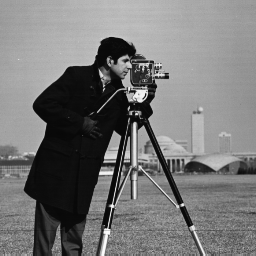
%> input picture Lab 3. Image filtering, edge detection, and object detection/BE3_materials/cameraman.png, 256 x 256 px
$ octave Lab3_part2_TRAN.m   (GNU Octave 9; MATLAB toolbox functions it lacks are replaced by stand-ins)
%> lines starting %> are read from the running program, lines starting %| are printed output that depends on the picture; in (x1, y1, x2, y2) boxes, pixels count from 0 and x2, y2 are one past the last pixel; in counts of white or black regions, pixels touching at a corner belong together; the program's own positions count from 1
%% Lab 3 - Tran Gia Quoc Bao (part 2)

%% Default commands
close all;
clear all;
clc;

%% Edge detection

% horizontal = imfilter with sobel,
% vertical = sobel inverse
% grad = sqrt(h ^ 2 + v ^2 )

FilterSobel = fspecial('sobel');

ICamera = double(imread('cameraman.png'))/255;
%> ICamera: size 256x256 double; min 0.0275, max 0.992, mean 0.466
IBaboon = double(imread('baboon.tif'))/255;
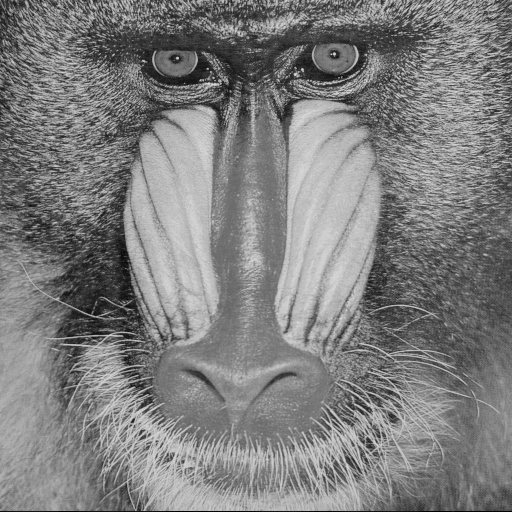
%> input picture Lab 3. Image filtering, edge detection, and object detection/BE3_materials/baboon.tif, 512 x 512 px
%> IBaboon: size 512x512 double; min 0, max 0.875, mean 0.496
ICafe = double(imread('cafe.tif'))/255;
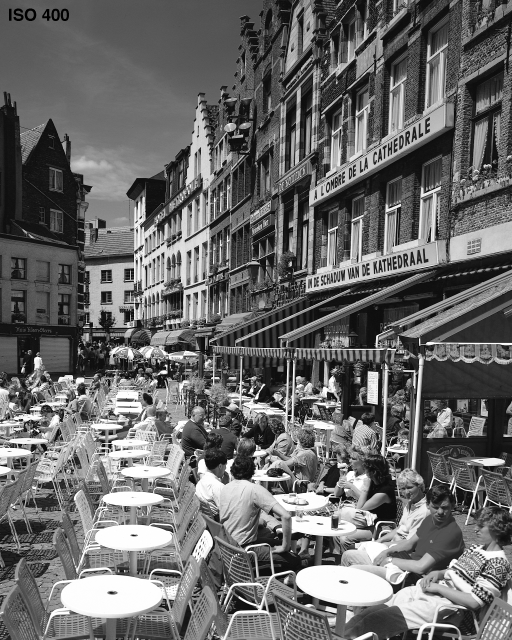
%> input picture Lab 3. Image filtering, edge detection, and object detection/BE3_materials/cafe.tif, 512 x 640 px
%> ICafe: size 640x512 double; min 0, max 1, mean 0.413

ICameraHorizontal = imfilter(ICamera, FilterSobel);
IBaboonHorizontal = imfilter(IBaboon, FilterSobel);
ICafeHorizontal = imfilter(ICafe, FilterSobel);

figure();
subplot(231);
imshow(ICamera);
title('The cameraman image');
subplot(232);
imshow(IBaboon);
title('The baboon image');
subplot(233);
imshow(ICafe);
title('The cafe image');
subplot(234);
imshow(ICameraHorizontal);
title('The corresponding horizontal edge');
subplot(235);
imshow(IBaboonHorizontal);
title('The corresponding horizontal edge');
subplot(236);
imshow(ICafeHorizontal);
title('The corresponding horizontal edge');

ICameraVertical = imfilter(ICamera, FilterSobel');
IBaboonVertical = imfilter(IBaboon, FilterSobel');
ICafeVertical = imfilter(ICafe, FilterSobel');

figure();
subplot(231);
imshow(ICamera);
title('The cameraman image');
subplot(232);
imshow(IBaboon);
title('The baboon image');
subplot(233);
imshow(ICafe);
title('The cafe image');
subplot(234);
imshow(ICameraVertical);
title('The corresponding vertical edge');
subplot(235);
imshow(IBaboonVertical);
title('The corresponding vertical edge');
subplot(236);
imshow(ICafeVertical);
title('The corresponding vertical edge');

ICameraGrad = sqrt(ICameraHorizontal.^2 + ICameraVertical.^2);
IBaboonGrad = sqrt(IBaboonHorizontal.^2 + IBaboonVertical.^2);
ICafeGrad = sqrt(ICafeHorizontal.^2 + ICafeVertical.^2);

figure();
subplot(231);
imshow(ICamera);
title('The cameraman image');
subplot(232);
imshow(IBaboon);
title('The baboon image');
subplot(233);
imshow(ICafe);
title('The cafe image');
subplot(234);
imshow(ICameraGrad);
title('The corresponding gradient magnitude');
subplot(235);
imshow(IBaboonGrad);
title('The corresponding gradient magnitude');
subplot(236);
imshow(ICafeGrad);
title('The corresponding gradient magnitude');

%% Object detection by phase correlation
% cau cuoi: tinh dft (shift), lay lien hop r theo cong thuc lam, cuoi cung
% shift roi idft

ITokens = double(imread('tokens.tif'))/255;
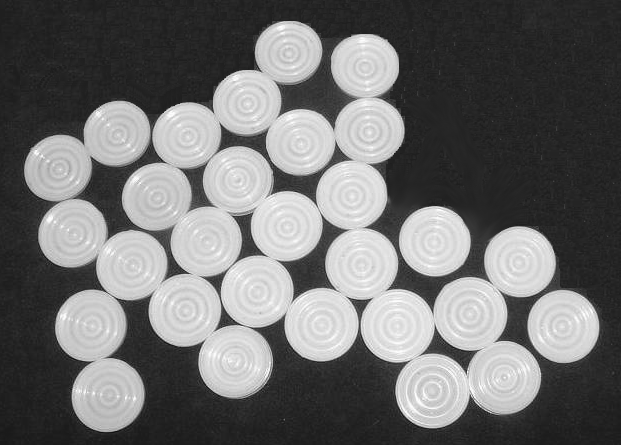
%> input picture Lab 3. Image filtering, edge detection, and object detection/BE3_materials/tokens.tif, 621 x 445 px
%> ITokens: size 445x621 double; min 0.051, max 0.996, mean 0.432

% Simulate disc
[x, y] = meshgrid(0:620, 0:444);
r = 32;
IDisc = (sqrt((x).^2+(y).^2) <= r) + (sqrt((x - 620).^2+(y).^2) <= r) + (sqrt((x).^2+(y - 444).^2) <= r) + (sqrt((x - 620).^2+(y - 444).^2) <= r);

% Take the DFTs
ITokensDFT = fftshift(fft2(ITokens));
IDiscDFT = fftshift(fft2(IDisc));
% Calculate R
product = ITokensDFT.*conj(IDiscDFT);
R = real(ifft2(ifftshift(product./abs(product)))); % calculate the cross power spectrum
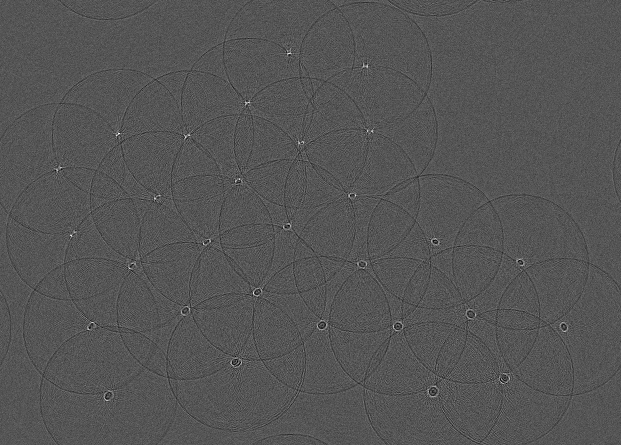
%> R: size 445x621 double; min -0.0164, max 0.0325, mean 3.62e-06; drawn with min black and max white
ICenter = im2bw(R, 0.015); % threshold the result
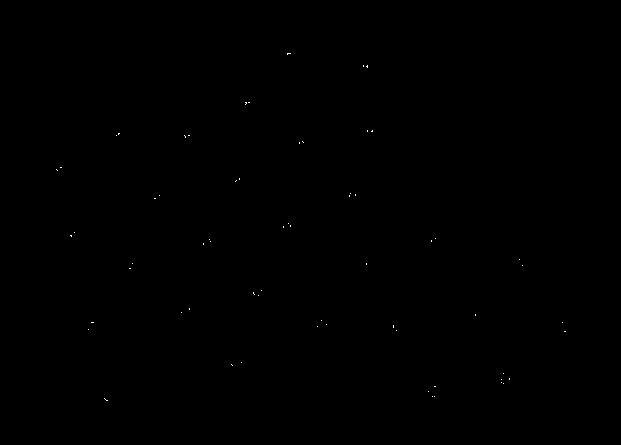
%> ICenter: size 445x621 logical; 0.04% white in thin lines or dots, all inside (x1, y1, x2, y2) = (56, 53, 566, 401)

imageRecov = real(ifft2(ifftshift(IDiscDFT.*R)));
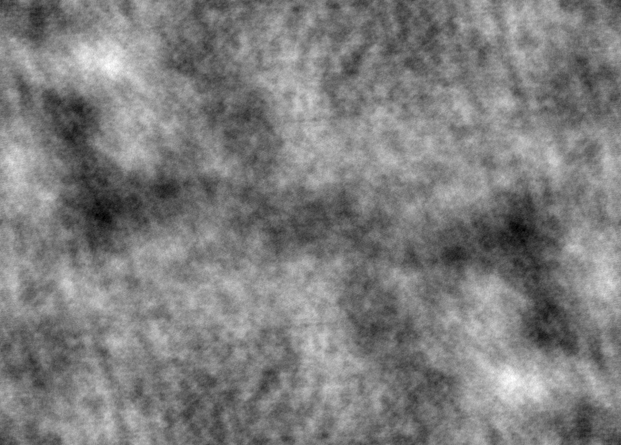
%> imageRecov: size 445x621 double; min -0.000571, max 0.000589, mean 1.52e-06; drawn with min black and max white

% Compare results
[C, Radius] = imfindcircles(ITokens, [10 75]);
%> C = 29 rows, first 12: [563.8 326.8; 435.5 241.8; 520.7 262.9; 108.2 395.3; 91.43 326.2; 433.1 391.5; 235.8 362.2; 321.9 325.1; 289.6 52.67; 287.7 226.7; 185.4 310.8; 257.2 291.9]; Radius = 29 values, max 37.32 at index 6, min 32.61 at index 9, mean 35.2
ICompare = zeros([445 621]);
P = floor(C);
%> P = 29 rows, first 12: [563 326; 435 241; 520 262; 108 395; 91 326; 433 391; 235 362; 321 325; 289 52; 287 226; 185 310; 257 291]

for i = 1:29;
    ICompare(P(i,2), P(i,1))=1;
end
%> ICompare: size 445x621 double; values 0 (black) and 1 (white), 0.01% white in thin lines or dots, all inside (x1, y1, x2, y2) = (57, 51, 563, 395)

figure();
subplot(121);
imshow(ITokens);
title('The tokens image');
subplot(122);
imshow(IDisc*255);
title('Simulated disk');
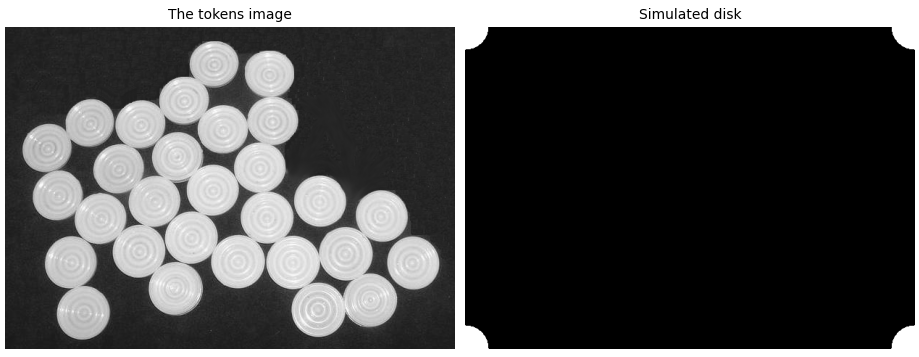
%> figure redrawn from the program's plot data, 2 panels

figure();
imshow(ICenter);
title('Phase correlation results');

figure();
imshow(ICompare);
title('Imfindcircles results');
